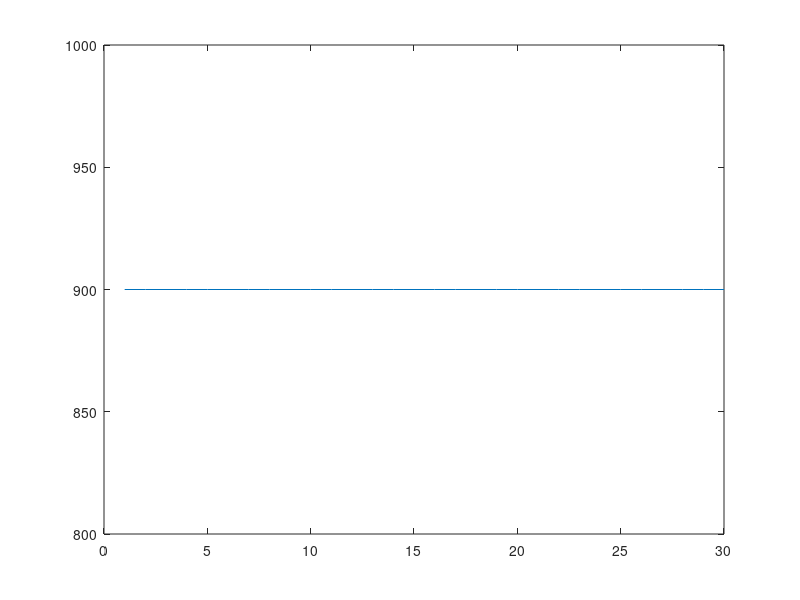

Write the MATLAB code that produced this figure.
clc;
clear all;
Npop =4;
Individu = floor(rand(Npop,5)*2);

for iterasi = 1 : 30%-------------------------------
%Ukuran Individu uA = 4 5
uA = size (Individu);
%Proses Looping perhitungan nilai biner ke integer dengan uA(1) = 4, uA(2)=5
for i=1:uA(1)
x(i)=0;
for j=1:uA(2)
%jika gen bernilai 1
if Individu(i,j)==1
x(i) = x(i) + (2^(uA(2)-j));
end;
end;
end;

sizeX = size(x);
%menghitung fitness function
for i = 1 : sizeX (2)
Fitness (i)= x(i)^2;
end;

max_fit(iterasi)= max(Fitness);%---------------------
generasi(iterasi)= iterasi;%-----------------------------------

%roulette Wheel
Npop = size(Individu,1);
sumF = sum(Fitness);
probfit = Fitness/sumF;
probKum = cumsum (probfit);
RN = rand(1,Npop);
newInd = Individu;
%proses pemilihan parent
for i=1:Npop
for j=1:Npop
if(RN(i)<=probKum(j))
newInd(i,:)=Individu(j,:);
break;
end;
end;
end;

parent = newInd
uInd = size (newInd)
sumGen = size(newInd,2)
j=1;
Pc=0.9;
RN = rand(1,uInd)
%proses memilih kromosom yang akan di pindah silang
for i = 1:uInd
if RN(i) < Pc
pIndex(j) = i
j=j+1
end;
end;

u_index = size (pIndex,2)
%jika pIndex ganjil maka dihilangkan 1
if mod(u_index,2)~=0
u_index = u_index - 1;
end;

%proses crossover
for i= 1:2:u_index
n= pIndex(i)
m= pIndex(i+1)
TP = 1+ round (rand*(sumGen-2))
newInd (n,:)=[parent(n, 1:TP), parent(m,TP+1:sumGen)];
newInd (m,:)=[parent(m, 1:TP), parent(n,TP+1:sumGen)];
end;
%%%%%%%%%%%%%%%%%%%%%%%%% mutasi %%%%%%%%%%%%%%%%%%%%%%%%%%%%%%%%%%%
[m n] = size(newInd);
Pm=0.1;
sumMut = Pm*(m*n);

for i = 1:sumMut
x = fix(1+m*rand);
y = fix(1+n*rand);
if newInd(x,y) == 0
newInd(x,y) == 1;
else
newInd(x,y) == 0;
end;
end;

%Initialisasi  penanganan grafis 2D
individu =  newInd; %------------------

end %--------------------------

%plot GA-----------------
plot(generasi,max_fit)